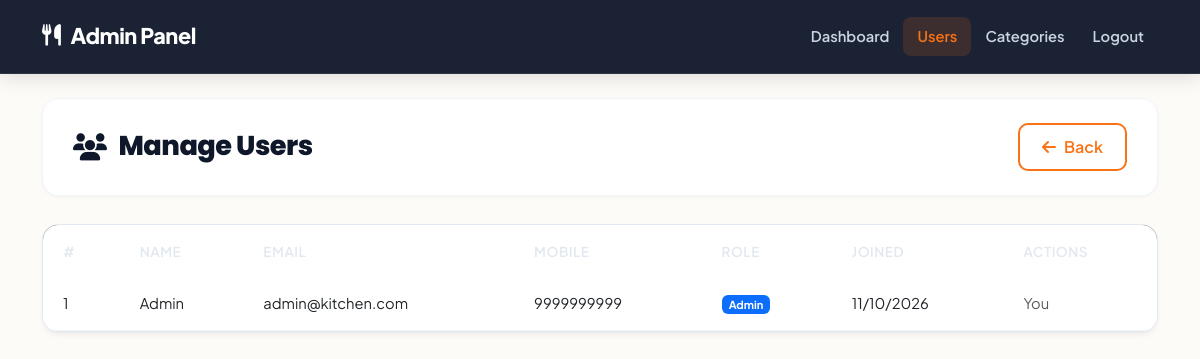
The page /admin/users.php (signed in) on the database its author committed.
### tables this page shows
CREATE TABLE IF NOT EXISTS `users` (
  `id` INT AUTO_INCREMENT PRIMARY KEY,
  `name` VARCHAR(100) NOT NULL,
  `email` VARCHAR(100) UNIQUE NOT NULL,
  `mobile` VARCHAR(15),
  `password` VARCHAR(255) NOT NULL,
  `role` ENUM('user','admin') DEFAULT 'user',
  `created_at` TIMESTAMP DEFAULT CURRENT_TIMESTAMP
);

### admin/users.php (the view, shortened to what this page needs)
<?php
include '../config/database.php';
$users = $conn->query("SELECT * FROM users ORDER BY created_at DESC");
?>
<!DOCTYPE html>
<html lang="en">
<head>
    <link href="https://cdn.jsdelivr.net/npm/bootstrap@5.3.0/dist/css/bootstrap.min.css" rel="stylesheet">
    <link href="https://cdnjs.cloudflare.com/ajax/libs/font-awesome/6.4.0/css/all.min.css" rel="stylesheet">
    <link href="../css/style.css" rel="stylesheet">
</head>
<body>
    <nav class="navbar navbar-expand-lg navbar-dark bg-dark">
        <div class="container">
            <a class="navbar-brand" href="dashboard.php"><i class="fas fa-utensils"></i> Admin Panel</a>
            <div class="collapse navbar-collapse">
                <ul class="navbar-nav ms-auto">
                    <li class="nav-item"><a class="nav-link" href="dashboard.php">Dashboard</a></li>
                    <li class="nav-item"><a class="nav-link active" href="users.php">Users</a></li>
                    <li class="nav-item"><a class="nav-link" href="categories.php">Categories</a></li>
                    <li class="nav-item"><a class="nav-link" href="../logout.php">Logout</a></li>
                </ul>
            </div>
        </div>
    </nav>
    <div class="container my-4">
        <div class="page-header">
            <h2><i class="fas fa-users"></i> Manage Users</h2>
            <a href="dashboard.php" class="btn btn-outline-primary"><i class="fas fa-arrow-left"></i> Back</a>
        </div>
        <div class="table-responsive">
            <table class="table" id="dataTable">
                <thead>
                    <tr>
                        <th>#</th>
                        <th>Name</th>
                        <th>Email</th>
                        <th>Mobile</th>
                        <th>Role</th>
                        <th>Joined</th>
                        <th>Actions</th>
                    </tr>
                </thead>
                <tbody>
                    <?php $count = 1; while ($u = $users->fetch_assoc()): ?>
                        <tr>
                            <td><?php echo $count++; ?></td>
                            <td><?php echo htmlspecialchars($u['name']); ?></td>
                            <td><?php echo htmlspecialchars($u['email']); ?></td>
                            <td><?php echo htmlspecialchars($u['mobile'] ?? 'N/A'); ?></td>
                            <td>
                                <span class="badge <?php echo $u['role']=='admin' ? 'bg-primary' : 'bg-secondary'; ?>">
                                    <?php echo ucfirst($u['role']); ?>
                                </span>
                            </td>
                            <td><?php echo date('d/m/Y', strtotime($u['created_at'])); ?></td>
                            <td>
                                <?php if ($u['id'] != $_SESSION['user_id']): ?>
                                    <a href="users.php?delete=<?php echo $u['id']; ?>" class="btn btn-sm btn-outline-danger delete-btn">
                                        <i class="fas fa-trash"></i>
                                    </a>
                                <?php else: ?>
                                    <span class="text-muted">You</span>
                                <?php endif; ?>
                            </td>
                        </tr>
                    <?php endwhile; ?>
                </tbody>
            </table>
        </div>
    </div>
</body>
</html>

### css/style.css (style rules this page uses)
:root { --primary: #f97316; --primary-hover: #ea580c; --primary-dark: #c2410c; --primary-light: #fff7ed; --primary-soft: rgba(249, 115, 22, 0.12); --secondary: #0f172a; --secondary-hover: #1e293b; --slate-600: #475569; --slate-500: #64748b; --slate-400: #94a3b8; --slate-200: #e2e8f0; --slate-100: #f1f5f9; --slate-50: #f8fafc; --success: #10b981; --success-soft: rgba(16, 185, 129, 0.12); --danger: #ef4444; --danger-soft: rgba(239, 68, 68, 0.12); --warning: #f59e0b; --warning-soft: rgba(245, 158, 11, 0.12); --info: #0ea5e9; --info-soft: rgba(14, 165, 233, 0.12); --body-bg: #fdfbf7; --card-bg: #ffffff; --border-color: #e2e8f0; --border-radius: 16px; --border-radius-sm: 10px; --border-radius-lg: 24px; --shadow-xs: 0 1px 3px rgba(0,0,0,0.04); --shadow-sm: 0 4px 6px -1px rgba(0,0,0,0.05), 0 2px 4px -2px rgba(0,0,0,0.05); --shadow-md: 0 10px 15px -3px rgba(0,0,0,0.06), 0 4px 6px -4px rgba(0,0,0,0.05); --shadow-lg: 0 20px 25px -5px rgba(0,0,0,0.08), 0 8px 10px -6px rgba(0,0,0,0.04); --shadow-hover: 0 22px 35px -8px rgba(249, 115, 22, 0.18); --transition: all 0.3s cubic-bezier(0.4, 0, 0.2, 1); }
* { box-sizing: border-box; }
body { font-family: 'Plus Jakarta Sans', 'Poppins', sans-serif; background-color: var(--body-bg); color: #1e293b; min-height: 100vh; display: flex; flex-direction: column; line-height: 1.6; overflow-x: hidden; -webkit-font-smoothing: antialiased; }
a { text-decoration: none; color: inherit; transition: var(--transition); }
h1, h2, h3, h4, h5, h6 { font-family: 'Poppins', sans-serif; font-weight: 700; color: var(--secondary); letter-spacing: -0.02em; }
.navbar { background: rgba(15, 23, 42, 0.95) !important; backdrop-filter: blur(14px); -webkit-backdrop-filter: blur(14px); box-shadow: 0 4px 20px rgba(0,0,0,0.12); padding: 14px 0; position: sticky; top: 0; z-index: 1030; border-bottom: 1px solid rgba(255,255,255,0.08); }
.navbar-brand { font-weight: 800; font-size: 1.35rem; color: #ffffff !important; display: flex; align-items: center; gap: 10px; letter-spacing: -0.02em; }
.nav-link { font-weight: 600; font-size: 0.92rem; color: #cbd5e1 !important; padding: 8px 14px !important; border-radius: 8px; transition: var(--transition); display: inline-flex; align-items: center; gap: 7px; }
.nav-link:hover, .nav-link.active { color: #ffffff !important; background: rgba(255,255,255,0.09); }
.nav-link.active { color: var(--primary) !important; background: rgba(249, 115, 22, 0.15); }
.btn { font-weight: 600; border-radius: var(--border-radius-sm); padding: 10px 22px; transition: var(--transition); display: inline-flex; align-items: center; justify-content: center; gap: 8px; }
.btn-outline-primary { color: var(--primary); border: 2px solid var(--primary); background: transparent; }
.page-header { background: #ffffff; padding: 24px 30px; border-radius: var(--border-radius); box-shadow: var(--shadow-xs); border: 1px solid #f1f5f9; margin-bottom: 28px; display: flex; justify-content: space-between; align-items: center; }
.page-header h2 { font-size: 1.7rem; font-weight: 800; margin: 0; display: flex; align-items: center; gap: 12px; }
.table-responsive { border-radius: var(--border-radius); overflow: hidden; background: #ffffff; border: 1px solid #e2e8f0; box-shadow: var(--shadow-sm); }
.table { margin-bottom: 0; background: #ffffff; }
.table thead { background: #0f172a; color: #ffffff; }
.table thead th { font-weight: 600; font-size: 0.85rem; text-transform: uppercase; letter-spacing: 0.5px; padding: 16px 20px; border: none; color: #e2e8f0; }
.table tbody td { padding: 14px 20px; vertical-align: middle; font-size: 0.92rem; border-bottom: 1px solid #f1f5f9; }

### rows shown on the page
users: name "Admin", email "admin@kitchen.com", mobile "9999999999", role "Admin", created_at "11/10/2026", shows "You"
